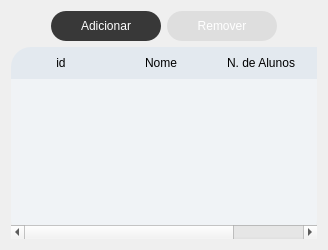
          <widget class="QWidget" name="tab_class">
           <property name="styleSheet">
            <string notr="true"/>
           </property>
           <attribute name="title">
            <string>Turmas</string>
           </attribute>
           <layout class="QVBoxLayout" name="verticalLayout_19">
            <item>
             <layout class="QVBoxLayout" name="verticalLayout_17">
              <item>
               <layout class="QHBoxLayout" name="horizontalLayout_5">
                <item>
                 <spacer name="horizontalSpacer_7">
                  <property name="orientation">
                   <enum>Qt::Orientation::Horizontal</enum>
                  </property>
                  <property name="sizeHint" stdset="0">
                   <size>
                    <width>40</width>
                    <height>20</height>
                   </size>
                  </property>
                 </spacer>
                </item>
                <item>
                 <widget class="QPushButton" name="btn_add_class">
                  <property name="minimumSize">
                   <size>
                    <width>110</width>
                    <height>30</height>
                   </size>
                  </property>
                  <property name="maximumSize">
                   <size>
                    <width>250</width>
                    <height>30</height>
                   </size>
                  </property>
                  <property name="styleSheet">
                   <string notr="true">QPushButton {
                            background: #383838;
                            color: white;
                            border-radius: 15px;
                            }

                            QPushButton:hover {
                            background-color: #303030;
                            color: white;
                            }

                            QPushButton:disabled{
                            background-color: rgb(222, 222, 222);
                            }</string>
                  </property>
                  <property name="text">
                   <string>Adicionar</string>
                  </property>
                 </widget>
                </item>
                <item>
                 <widget class="QPushButton" name="btn_remove_class">
                  <property name="enabled">
                   <bool>false</bool>
                  </property>
                  <property name="minimumSize">
                   <size>
                    <width>110</width>
                    <height>30</height>
                   </size>
                  </property>
                  <property name="maximumSize">
                   <size>
                    <width>250</width>
                    <height>30</height>
                   </size>
                  </property>
                  <property name="styleSheet">
                   <string notr="true">QPushButton {
                            background: #383838;
                            color: white;
                            border-radius: 15px;
                            }

                            QPushButton:hover {
                            background-color: #303030;
                            color: white;
                            }

                            QPushButton:disabled{
                            background-color: rgb(222, 222, 222);
                            }</string>
                  </property>
                  <property name="text">
                   <string>Remover</string>
                  </property>
                 </widget>
                </item>
                <item>
                 <spacer name="horizontalSpacer_8">
                  <property name="orientation">
                   <enum>Qt::Orientation::Horizontal</enum>
                  </property>
                  <property name="sizeHint" stdset="0">
                   <size>
                    <width>40</width>
                    <height>20</height>
                   </size>
                  </property>
                 </spacer>
                </item>
               </layout>
              </item>
              <item>
               <widget class="QTableWidget" name="table_class">
                <property name="styleSheet">
                 <string notr="true">QTableWidget{
                                background: #F0F3F6;
                                border: none;
                                border-radius: 20px;
                                selection-background-color: #d5e3f2;
                                selection-color: inherit;
                                }

                                QHeaderView::section {
                                background-color: #E3E9EF;
                                border: none;
                                height: 32px;
                                }

                                QHeaderView::section:first {
                                border-top-left-radius: 20px;
                                }


                                QHeaderView::section:last {
                                border-top-right-radius: 20px;
                                }
                              </string>
                </property>
                <property name="editTriggers">
                 <set>QAbstractItemView::EditTrigger::NoEditTriggers</set>
                </property>
                <property name="selectionMode">
                 <enum>QAbstractItemView::SelectionMode::SingleSelection</enum>
                </property>
                <property name="selectionBehavior">
                 <enum>QAbstractItemView::SelectionBehavior::SelectRows</enum>
                </property>
                <attribute name="horizontalHeaderCascadingSectionResizes">
                 <bool>false</bool>
                </attribute>
                <attribute name="horizontalHeaderShowSortIndicator" stdset="0">
                 <bool>false</bool>
                </attribute>
                <attribute name="horizontalHeaderStretchLastSection">
                 <bool>true</bool>
                </attribute>
                <attribute name="verticalHeaderVisible">
                 <bool>false</bool>
                </attribute>
                <attribute name="verticalHeaderHighlightSections">
                 <bool>false</bool>
                </attribute>
                <column>
                 <property name="text">
                  <string>id</string>
                 </property>
                </column>
                <column>
                 <property name="text">
                  <string>Nome</string>
                 </property>
                </column>
                <column>
                 <property name="text">
                  <string>N. de Alunos</string>
                 </property>
                </column>
                <column>
                 <property name="text">
                  <string>Detalhes</string>
                 </property>
                </column>
               </widget>
              </item>
             </layout>
            </item>
           </layout>
          </widget>
